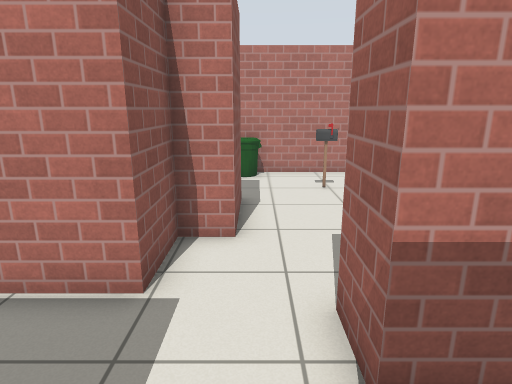
view 1 (above)

16 first-person views from a walk through a robot-simulator world made for Gazebo. The camera is 1.3 m above the floor, tilts 14° down and sees 75° across. The floor is counted in squares, 0.5 m on a side. Each view is taken from the middle of a square. On the plan, view 1 faces up. The plan holds only what a view shows up to about 20 squares ahead; the rest is blank. Robots are left out. Gazebo's built-in surfaces are drawn with simple patterns. Some stock models are drawn as simple stand-ins.

view 2
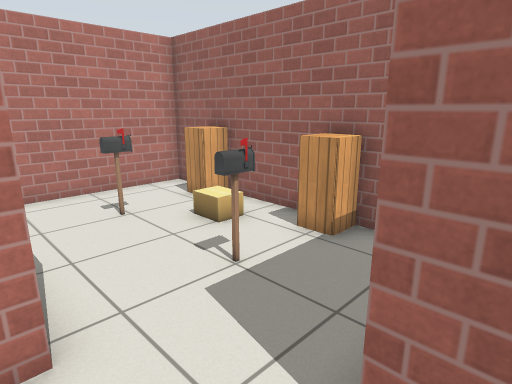

view 3
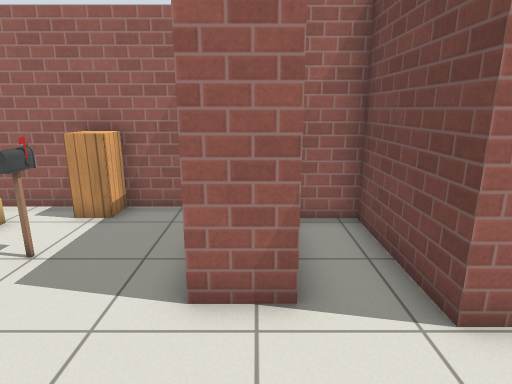

view 4
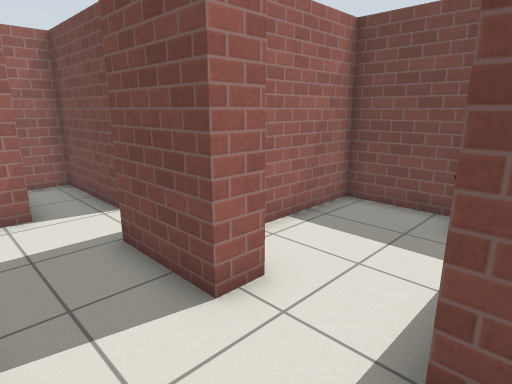

view 5
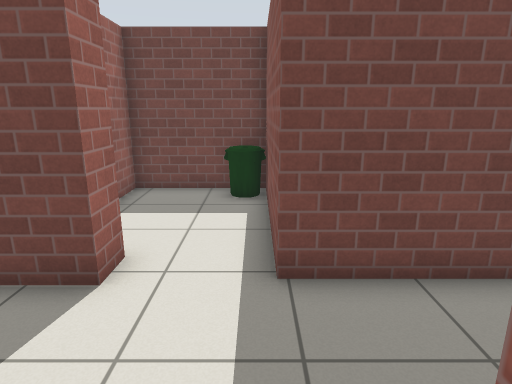

view 6
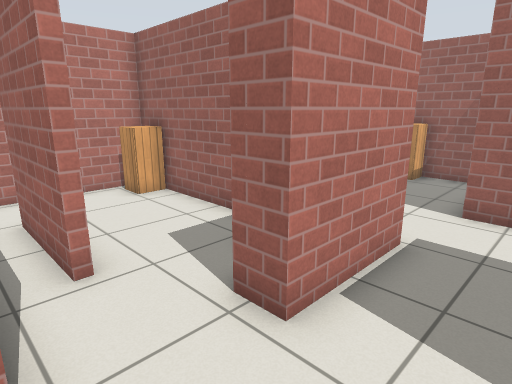

view 7
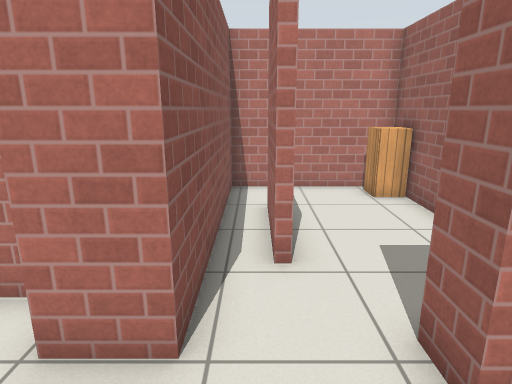

view 8
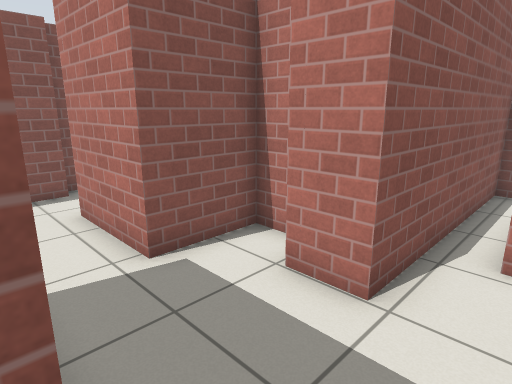

view 9
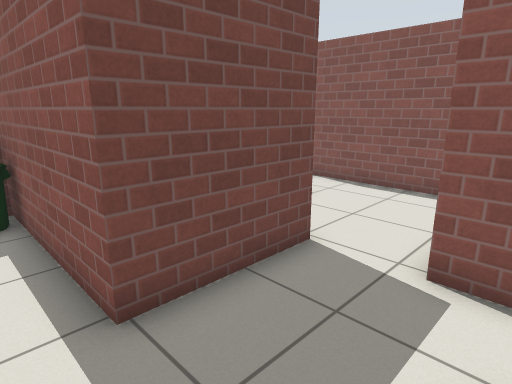

view 10
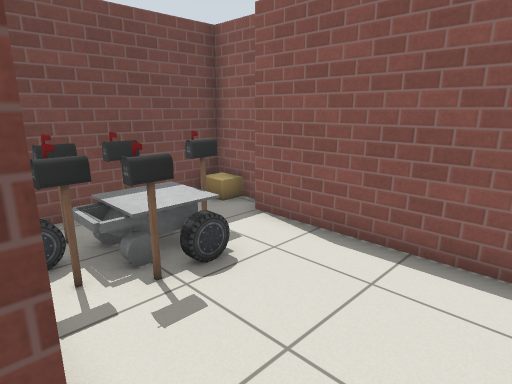

view 11
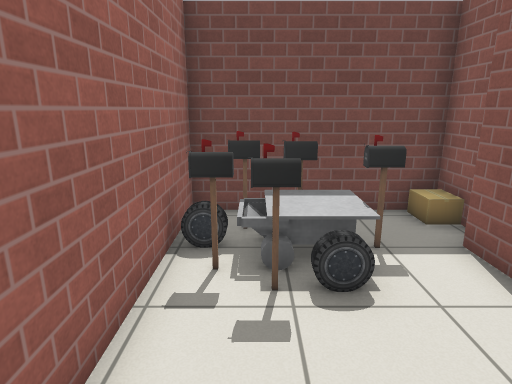

view 12
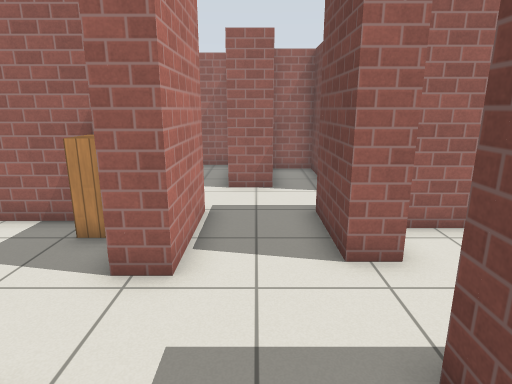

view 13
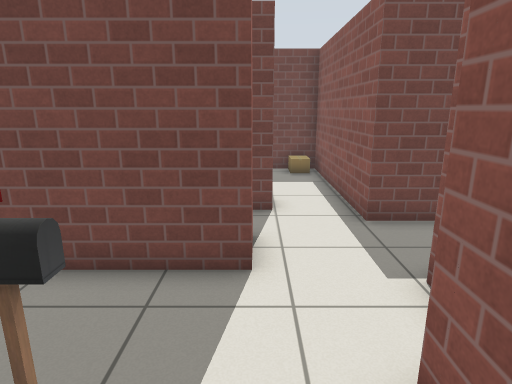

view 14
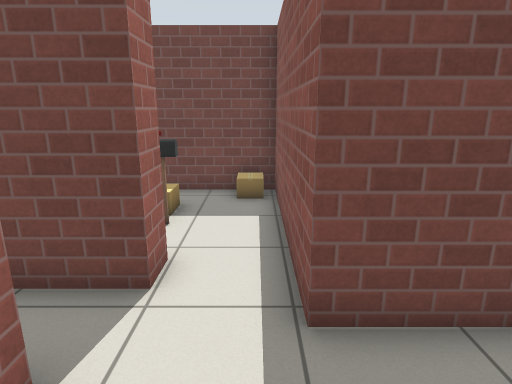

view 15
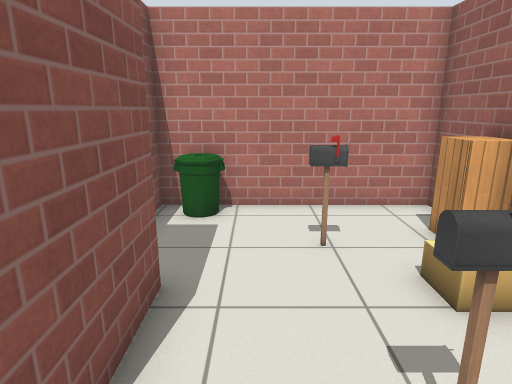

view 16
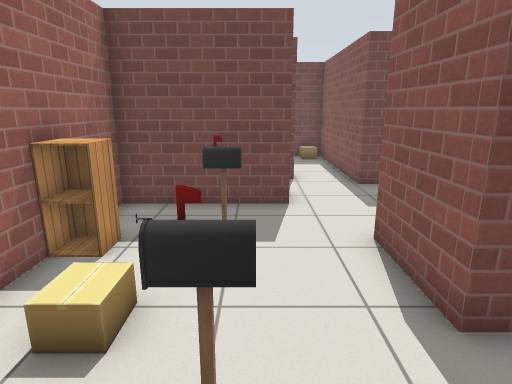

### Floor plan
Points are (right, up) in squares from view 1. A wall is a line through its corners. A room is listed if a view was taken in it or the views show most of it. See-through windows are left out.
Room 1 (views 1, 2, 3, 4, 6, 7, 8, 10, 12)
walls: (-4.6, 0.4) (-4.6, 1.4) (-1.6, 1.4) (-1.6, -0.6); (-1.6, 4.3) (-5.1, 4.3); (-7.8, 5) (-9.4, 5); (0.6, -0.5) (0.6, 0.5) (4.8, 0.5) (4.8, 2.3); (-11.3, 1.2) (-7.3, 1.2) (-7.3, -5) (-2.9, -5) (-2.9, -0.4); (-10.1, 6.2) (-11.2, 6.2) (-11.2, 3.5); (2.2, 2.4) (1.1, 2.4) (1.1, 3.9)
ways out: opening at (-6.5, 5) to room 2; opening at (-11, 2.5) to room 3; opening at (-0.5, 4.5) to room 4; opening at (-0.5, -1)
objects: bin (-7, -4) to (-6, -4)
Room 2 (views 5, 9)
walls: (-6.7, 7.2) (-6.7, 10.9); (-2.4, 6.6) (-2.4, 13.2) (-7.8, 13.2) (-7.8, 5); (-5.1, 4.3) (-5.1, 5.4)
ways out: opening at (-6.5, 5) to room 1
objects: cabinet (-3, 6); cabinet (-3, 12)
Room 3 (view 11)
walls: (-17.7, -3.8) (-17.7, -5.5) (-11.3, -5.5) (-11.3, 1.2); (-11.2, 3.5) (-14.8, 3.5); (-17, 4) (-17, -3.1)
ways out: opening at (-11, 2.5) to room 1; opening at (-15.5, 4)
objects: cardboard box (-17, -5); postbox (-15, -3); car (-15, -2) to (-14, -2); postbox (-14, -4); other object (-14, -3) to (-13, -3); postbox (-13, -4); postbox (-13, -2); car (-12, -3); postbox (-12, -2)
Room 4 (views 13, 14, 15, 16)
walls: (-1, 9.5) (-0.4, 9.5) (-0.4, 6.5) (-1.6, 6.5) (-1.6, 4.3); (1.1, 3.9) (5.8, 3.9) (5.8, 13.9) (-1.6, 13.9) (-1.6, 13.3)
ways out: opening at (-0.5, 4.5) to room 1
objects: bin (-1, 13) to (0, 13); postbox (2, 11); postbox (3, 7); cardboard box (4, 9) to (4, 10); cabinet (5, 7); cabinet (5, 11) to (5, 12)

Where each view was taken, in squares from view 1:
view 1: 0 up, 0 right, facing up
view 2: 3 up, 1 left, facing up-right
view 3: 3 up, 3 left, facing right
view 4: 4 up, 8 left, facing down-right
view 5: 6 up, 7 left, facing down
view 6: 2 up, 8 left, facing up-right
view 7: 2 up, 7 left, facing up
view 8: 1 up, 6 left, facing up-left
view 9: 5 up, 6 left, facing down-left
view 10: 3 up, 11 left, facing down-left
view 11: 3 up, 13 left, facing down
view 12: 3 up, 10 left, facing right
view 13: 9 up, 1 right, facing down
view 14: 5 up, 1 left, facing down
view 15: 5 up, 1 right, facing up
view 16: 13 up, 2 right, facing down
